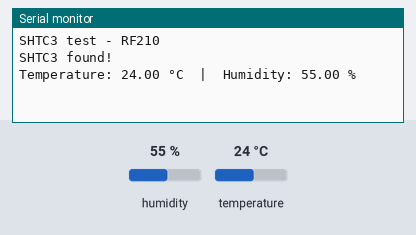
A sketch run on a simulated ESP32. Shown: the last lines printed to the serial monitor. Inputs (shaded band) come from the test bench; at power-on: humidity 55 %, temperature 24 °C.

Above: at 2.2 s.
2.3 s: humidity set to 22 %
At 3.6 s:
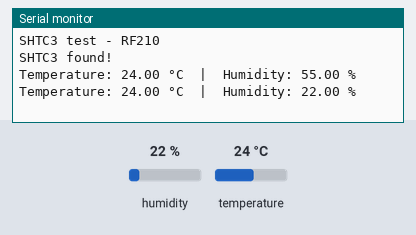
5.1 s: temperature set to 12 °C
At 5.7 s:
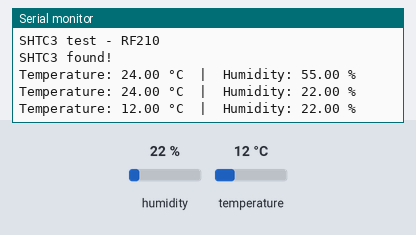
7.9 s: humidity set to 40 %
At 9.8 s:
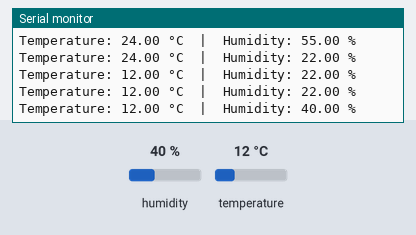
Timing chart, 0 to 11.3 s (numbered marks = the images above; inputs shaded):
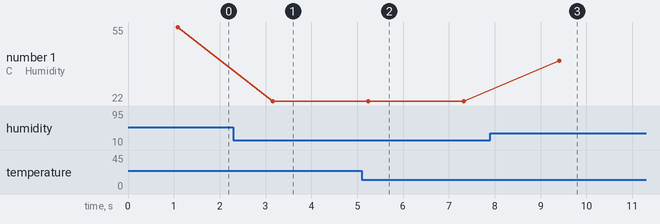

The sketch:

test_SHTC3.ino
```cpp
#include <Wire.h>
#include "Adafruit_SHTC3.h"

Adafruit_SHTC3 shtc3 = Adafruit_SHTC3();

void setup() {
  Serial.begin(115200);
  delay(1000);
  Serial.println("SHTC3 test - RF210");

  // Khởi tạo I2C trên các chân của RF210
  Wire.begin(5, 6);  // SDA = GPIO5, SCL = GPIO6

  if (!shtc3.begin()) {
    Serial.println("Couldn't find SHTC3");
    Serial.println(" Kiểm tra lại dây SDA/SCL, nguồn 3.3V và GND.");
    while (1);
  }
  Serial.println("SHTC3 found!");
}

void loop() {
  sensors_event_t humidity, temp;
  shtc3.getEvent(&humidity, &temp);

  Serial.print("Temperature: ");
  Serial.print(temp.temperature);
  Serial.print(" °C  |  Humidity: ");
  Serial.print(humidity.relative_humidity);
  Serial.println(" %");

  delay(2000);
}
```

Measured:
- after the input at 2.3 s, the serial monitor: prints a new line after 0.86 s (image 1)
- after the input at 5.1 s, the serial monitor: prints a new line after 0.14 s (image 2)
- after the input at 7.9 s, the serial monitor: prints a new line after 1.5 s (image 3)
- plotted number 1: 55 → 22 after the input at 2.3 s, 22 → 40 after the input at 7.9 s
